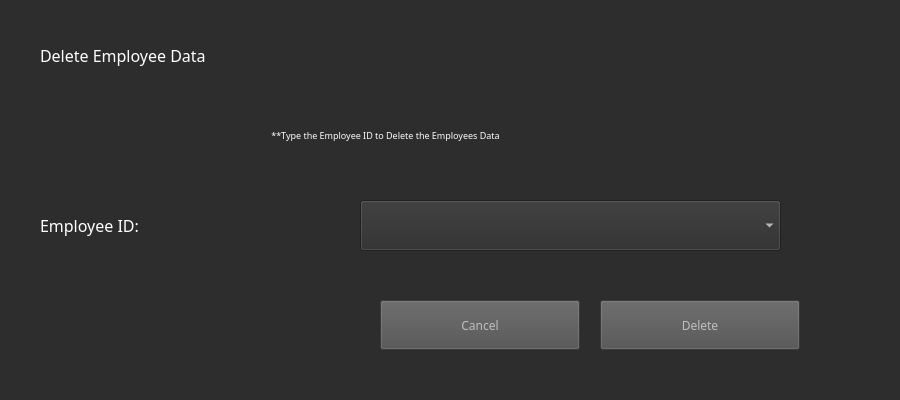
<?xml version="1.0" encoding="UTF-8"?>
<ui version="4.0">
 <class>deleteemployee</class>
 <widget class="QMainWindow" name="deleteemployee">
  <property name="geometry">
   <rect>
    <x>0</x>
    <y>0</y>
    <width>900</width>
    <height>400</height>
   </rect>
  </property>
  <property name="minimumSize">
   <size>
    <width>900</width>
    <height>400</height>
   </size>
  </property>
  <property name="maximumSize">
   <size>
    <width>900</width>
    <height>400</height>
   </size>
  </property>
  <property name="windowTitle">
   <string>MainWindow</string>
  </property>
  <property name="styleSheet">
   <string notr="true">background-color: rgb(45, 45, 45);</string>
  </property>
  <widget class="QWidget" name="centralwidget">
   <widget class="QLabel" name="label">
    <property name="geometry">
     <rect>
      <x>40</x>
      <y>30</y>
      <width>421</width>
      <height>51</height>
     </rect>
    </property>
    <property name="font">
     <font>
      <family>Orbitron</family>
      <pointsize>12</pointsize>
     </font>
    </property>
    <property name="styleSheet">
     <string notr="true">color: rgb(255, 255, 255);</string>
    </property>
    <property name="text">
     <string>Delete Employee Data</string>
    </property>
   </widget>
   <widget class="QLabel" name="label_2">
    <property name="geometry">
     <rect>
      <x>70</x>
      <y>110</y>
      <width>631</width>
      <height>51</height>
     </rect>
    </property>
    <property name="font">
     <font>
      <family>Orbitron</family>
      <pointsize>7</pointsize>
     </font>
    </property>
    <property name="styleSheet">
     <string notr="true">color: rgb(255, 255, 255);</string>
    </property>
    <property name="text">
     <string>**Type the Employee ID to Delete the Employees Data</string>
    </property>
    <property name="alignment">
     <set>Qt::AlignCenter</set>
    </property>
   </widget>
   <widget class="QLabel" name="label_3">
    <property name="geometry">
     <rect>
      <x>40</x>
      <y>200</y>
      <width>241</width>
      <height>51</height>
     </rect>
    </property>
    <property name="font">
     <font>
      <family>Orbitron</family>
      <pointsize>12</pointsize>
     </font>
    </property>
    <property name="styleSheet">
     <string notr="true">color: rgb(255, 255, 255);</string>
    </property>
    <property name="text">
     <string>Employee ID:</string>
    </property>
   </widget>
   <widget class="QPushButton" name="cancelbtn">
    <property name="geometry">
     <rect>
      <x>380</x>
      <y>300</y>
      <width>200</width>
      <height>50</height>
     </rect>
    </property>
    <property name="minimumSize">
     <size>
      <width>200</width>
      <height>50</height>
     </size>
    </property>
    <property name="maximumSize">
     <size>
      <width>200</width>
      <height>50</height>
     </size>
    </property>
    <property name="font">
     <font>
      <family>Orbitron</family>
     </font>
    </property>
    <property name="styleSheet">
     <string notr="true">QPushButton{
	color: rgb(191, 191, 191);
	background-color: rgb(80, 80, 80);
}
QPushButton:hover{
	color: rgb(255, 255, 255);
	background-color: rgb(170, 85, 255);
}
</string>
    </property>
    <property name="text">
     <string>Cancel</string>
    </property>
   </widget>
   <widget class="QPushButton" name="deletebtn">
    <property name="geometry">
     <rect>
      <x>600</x>
      <y>300</y>
      <width>200</width>
      <height>50</height>
     </rect>
    </property>
    <property name="minimumSize">
     <size>
      <width>200</width>
      <height>50</height>
     </size>
    </property>
    <property name="maximumSize">
     <size>
      <width>200</width>
      <height>50</height>
     </size>
    </property>
    <property name="font">
     <font>
      <family>Orbitron</family>
     </font>
    </property>
    <property name="autoFillBackground">
     <bool>false</bool>
    </property>
    <property name="styleSheet">
     <string notr="true">QPushButton{
	color: rgb(191, 191, 191);
	
	background-color: rgb(80, 80, 80);
}
QPushButton:hover{
	color: rgb(255, 255, 255);
	background-color: rgb(170, 85, 255);
}</string>
    </property>
    <property name="text">
     <string>Delete</string>
    </property>
   </widget>
   <widget class="QComboBox" name="comboBox">
    <property name="geometry">
     <rect>
      <x>360</x>
      <y>200</y>
      <width>421</width>
      <height>51</height>
     </rect>
    </property>
    <property name="font">
     <font>
      <family>Orbitron</family>
     </font>
    </property>
    <property name="styleSheet">
     <string notr="true">color: #fff</string>
    </property>
   </widget>
  </widget>
  <widget class="QMenuBar" name="menubar">
   <property name="geometry">
    <rect>
     <x>0</x>
     <y>0</y>
     <width>900</width>
     <height>21</height>
    </rect>
   </property>
  </widget>
  <widget class="QStatusBar" name="statusbar"/>
 </widget>
 <resources/>
 <connections>
  <connection>
   <sender>cancelbtn</sender>
   <signal>clicked()</signal>
   <receiver>deleteemployee</receiver>
   <slot>close()</slot>
   <hints>
    <hint type="sourcelabel">
     <x>413</x>
     <y>358</y>
    </hint>
    <hint type="destinationlabel">
     <x>329</x>
     <y>353</y>
    </hint>
   </hints>
  </connection>
 </connections>
</ui>
